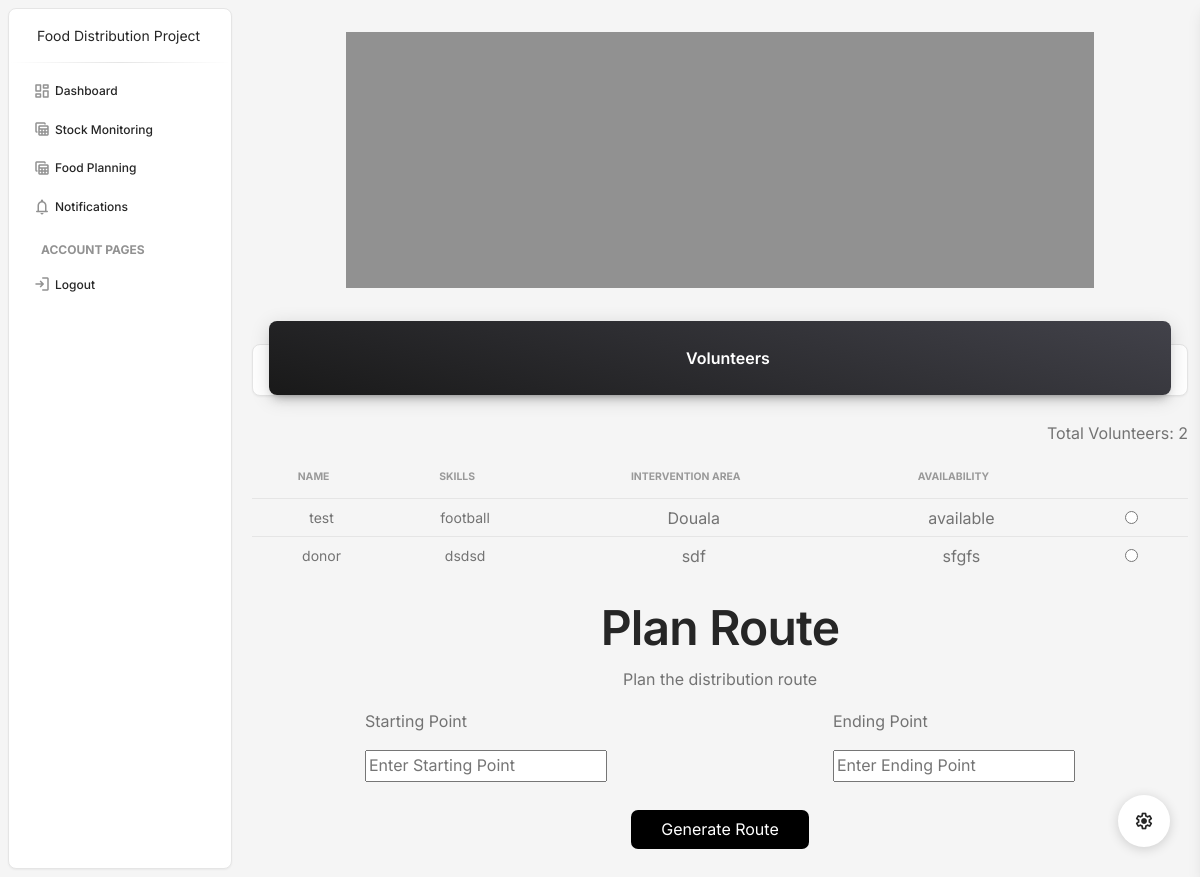
The app's page /foodDistributionPlanning (signed in) with its own data.
### foodDistribution/models.py (models this page shows, shortened)
class VolunteerProfile(models.Model):
    user = models.ForeignKey(Profile, on_delete=models.CASCADE)
    availability = models.TextField()
    intervention_area = models.CharField(max_length=255)
    skills = models.TextField(blank=True, null=True)
    imageUrl = models.ImageField(upload_to="volunteer_images/", blank=True, null=True)
    isAvailable = models.BooleanField(default=True)

class Profile(models.Model):
    user = models.ForeignKey(User, on_delete=models.CASCADE, blank=False, default=0)
    USER_TYPE_CHOICES = (
        ('manager', 'Manager'),
        ('volunteer', 'Volunteer'),
        ('beneficiary', 'Beneficiary'),
        ('donor', 'Donor'),
    )
    phone = models.CharField(max_length=35, blank=True, null=True)
    user_type = models.CharField(max_length=20, choices=USER_TYPE_CHOICES, default='beneficiary')
    groups = models.ManyToManyField(Group, related_name="profile_groups", blank=True)
    user_permissions = models.ManyToManyField(Permission, related_name="profile_permissions", blank=True)
    id_user = models.IntegerField(default=0)

### foodDistribution/views.py (the view)
# urls.py: path('foodDistributionPlanning', views.foodDistributionPlanning, name='foodDistributionPlanning'),
@login_required(login_url='login')
def foodDistributionPlanning(request):
    if request.method == 'POST':
        startPoint = request.POST['start-point']
        endPoint = request.POST['end-point']
        volunteer = request.POST.get('checkbox')
        currentDate = datetime.datetime.now()
        assigned_volunteers = VolunteerProfile.objects.get(user = Profile.objects.get(id_user = volunteer))
        foodPlan = DistributionPlan.objects.create(start_point = startPoint, end_point = endPoint, assigned_volunteers = assigned_volunteers, scheduled_date = currentDate)
        foodPlan.save()
        return redirect('foodDistributionPlanning')
    else:
        volunteers = VolunteerProfile.objects.all()
        count = 0
        for volunteer in volunteers:
            count += 1
        context = {
            'volunteers': volunteers,
            'totalVolunteers': count,
        }
        return render(request, 'food_distribution_planning.html', context)

### foodDistribution/templates/food_distribution_planning.html (shortened to what this page needs)
{% extends "master.html" %}
{% block sidebar %}
    {% include "managerSidebar.html" %}
{% endblock %}
{% block content %}
    <div class="container">
        <div class="first-section">
            <div class="map"></div>
        </div>
        <div class="row">
            <div class="col-12">
              <div class="card my-4">
                <div class="card-header p-0 position-relative mt-n4 mx-3 z-index-2">
                  <div class="bg-gradient-dark shadow-dark border-radius-lg pt-4 pb-3">
                    <h6 class="text-white text-capitalize ps-3" style="text-align: center;">Volunteers</h6>
                  </div>
                </div>
            </div>
        </div>
        <div class="second-section">
            <div class="card-body px-0 pb-2">
                <div class="table-responsive p-0">
                    <p class="text-end mb-2">Total Volunteers: {{ totalVolunteers }}</p>
                    <form action="" method="POST">
                    <table class="table align-items-center mb-0">
                        <thead>
                            <tr>
                            <th class="text-uppercase text-secondary text-xxs font-weight-bolder opacity-7 ps-2">Name</th>
                            <th class="text-uppercase text-secondary text-xxs font-weight-bolder opacity-7 ps-2">Skills</th>
                            <th class="text-uppercase text-secondary text-xxs font-weight-bolder opacity-7 ps-2">Intervention Area</th>
                            <th class="text-uppercase text-secondary text-xxs font-weight-bolder opacity-7 ps-2">Availability</th>
                            <th class="text-secondary opacity-7">&nbsp;</th>
                            </tr>
                        </thead>
                        <tbody>
                            {% for volunteer in volunteers %}
                            <tr>
                                <td><p class="text-sm mb-0">{{ volunteer.user.user.username }}</p></td>
                                <td><p class="text-sm mb-0">{{ volunteer.skills }}</p></td>
                                <td>{{ volunteer.intervention_area }}</td>
                                <td>{{ volunteer.availability }}</td>
                                <td class="align-middle">
                                    <input type="radio" name="checkbox" value="{{ volunteer.user.user.id }}">
                                </td>
                            </tr>
                            {% endfor %}
                        </tbody>
                    </table>
                </div>
            </div>
        </div>
        <div class="third-section">
            <h1 class="main-text">Plan Route</h1>
            <p class="main-text">Plan the distribution route</p>
                <div class="input-area">
                    <div class="text-input">
                        <p>Starting Point</p>
                        <input type="text" placeholder="Enter Starting Point" name="start-point">
                    </div>
                    <div class="text-input">
                        <p>Ending Point</p>
                        <input type="text" placeholder="Enter Ending Point" name="end-point">
                    </div>
                </div>
                <button type="submit" class="route-generation-btn">Generate Route</button>
        </div>
    </div>
{% endblock %}

### foodDistribution/templates/food_distribution_planning.html (style rules this page uses)
.container { width: 100%; height: 100vh; }
.first-section { width: 100%; height: 40%; align-content: center; }
.map { width: 80%; height: 80%; margin-left: 10%; background-color: rgb(145, 145, 145); }
.second-section { width: 100%; max-height: 30%; overflow-y: auto; margin: 0 auto; }
table { width: 100%; }
tr { text-align: center; }
.third-section { width: 100%; height: 50%; }
.main-text { text-align: center; }
.input-area { display: flex; flex-direction: row; margin: 0 auto; }
.text-input { margin: 0 auto; }
.route-generation-btn { background-color: black; color: white; border: none; padding: 7px 30px; border-radius: 7px; display: block; margin: 3% auto; }

### records on screen
VolunteerProfile: user.user.username "test", skills "football", intervention_area "Douala", availability "available"
VolunteerProfile: user.user.username "donor", skills "dsdsd", intervention_area "sdf", availability "sfgfs"

### other values on screen
{{ totalVolunteers }} "2"
